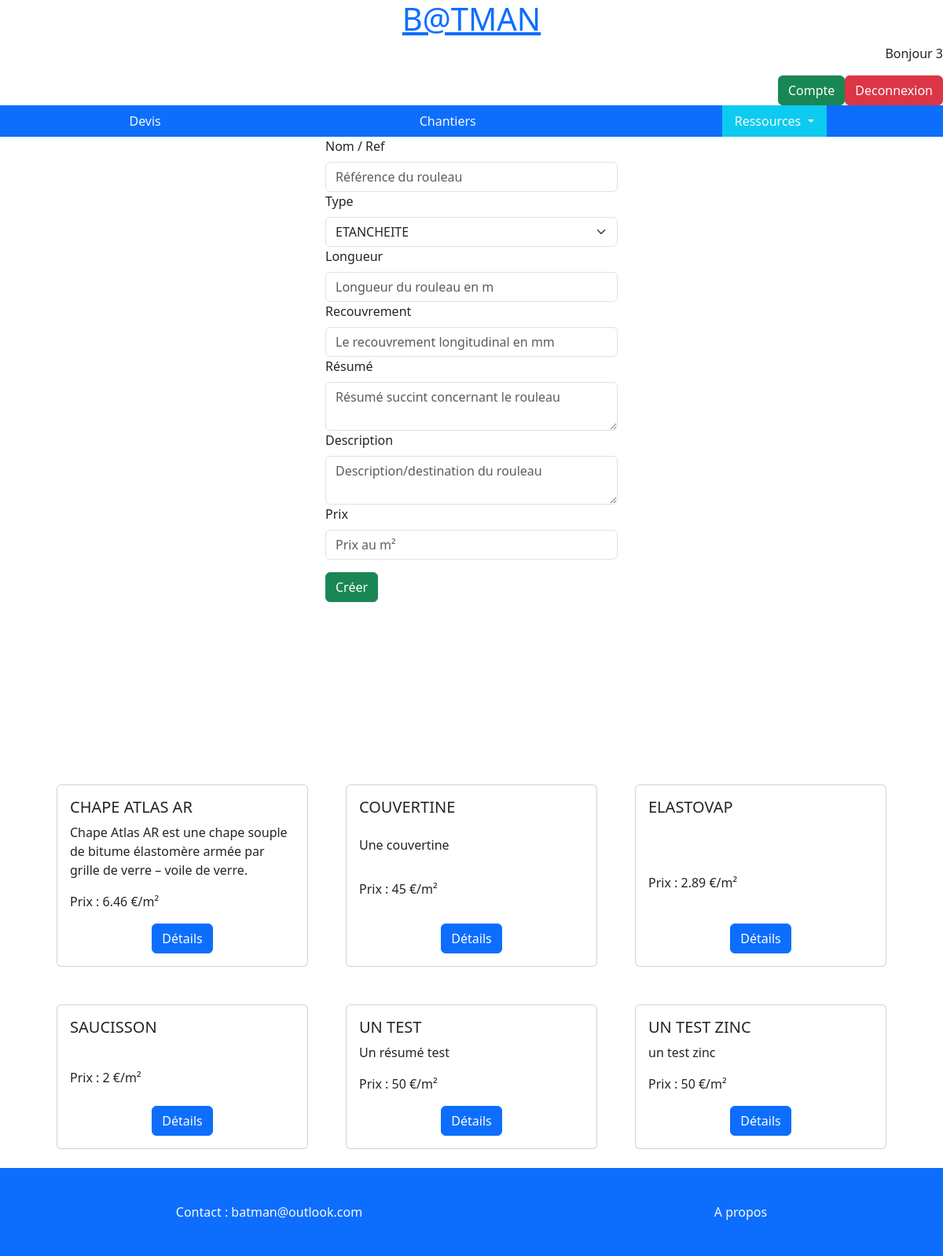
The app's page /products (signed in) with its own data.
### tables this page shows
CREATE TABLE `products` (
  `id` int(11) NOT NULL AUTO_INCREMENT,
  `type` tinyint(4) NOT NULL,
  `name` tinytext NOT NULL,
  `length` tinyint(4) NOT NULL,
  `recovery` float NOT NULL,
  `summary` tinytext NOT NULL,
  `descriptionProduct` varchar(500) DEFAULT NULL,
  `price` decimal(10,2) NOT NULL,
  PRIMARY KEY (`id`),
  UNIQUE KEY `name` (`name`) USING HASH,
  UNIQUE KEY `name_2` (`name`) USING HASH,
  KEY `type` (`type`),
  CONSTRAINT `products_ibfk_1` FOREIGN KEY (`type`) REFERENCES `type` (`id`)
);

### www/index.php (called while the page is built, shortened)
<?php
require_once APP_PATH . "/views/head.php";
require_once APP_PATH . "/controller/productController.php";
require_once APP_PATH . "/views/header.php";
$router = new Router();
$router->addRoute('GET', BASE_URL . 'test', 'testController', 'test');
$router->addRoute('GET', BASE_URL, 'UserController', 'formConnectUser');
try {
    $router->addRoute('POST', BASE_URL, 'UserController', 'connectUserController');
} catch (Exception $e) {
    $e->getMessage();
}
$router->addRoute('GET', BASE_URL . 'logout', 'UserController', 'disconnect');
$router->addRoute('POST', BASE_URL . 'addCustomer', 'customerController', 'addCustomer');
$router->addRoute('GET', BASE_URL . 'searchCustomer', 'customerController', 'searchCustomer');
$router->addRoute('GET', BASE_URL . 'estimate', 'EstimateController', 'estimate');
$router->addRoute('GET', BASE_URL . 'newEstimate', 'EstimateController', 'newEstimatePage');
$router->addRoute('GET', BASE_URL . 'createEstimate', 'EstimateController', 'newEstimate');
$router->addRoute('GET', BASE_URL . 'searchEstimate', 'EstimateController', 'searchEstimateToModify');
$router->addRoute('GET', BASE_URL . 'modifyEstimate', 'EstimateController', 'modifyEstimate');
$router->addRoute('POST', BASE_URL . 'modifyEstimate', 'EstimateController', 'updateEstimate');
$router->addRoute('POST', BASE_URL . 'saveEstimate', 'EstimateController', 'saveEstimate');
$router->addRoute('GET', BASE_URL . 'profile', 'UserController', 'profile');
$router->addRoute('GET', BASE_URL . 'updateProfile', 'UserController', 'updateProfilePage');
$router->addRoute('POST', BASE_URL . 'updateProfile', 'UserController', 'updateProfile');
$router->addRoute('GET', BASE_URL . 'updatePassword', 'UserController', 'updatePasswordPage');
$router->addRoute('POST', BASE_URL . 'updatePassword', 'UserController', 'updatePassword');
$router->addRoute('GET', BASE_URL . 'usersAccount', 'UserController', 'usersAccountPage');
$router->addRoute('POST', BASE_URL . 'addUser', 'UserController', 'addUser');
$router->addRoute('GET', BASE_URL . 'products', 'ProductController', 'products');
$router->addRoute('GET', BASE_URL . 'details', 'ProductController', 'details');
$router->addRoute('GET', BASE_URL . 'modify', 'ProductController', 'modifyProductPage');
$router->addRoute('POST', BASE_URL . 'modify', 'ProductController', 'modifyProduct');
$router->addRoute('GET', BASE_URL . 'delete', 'ProductController', 'deleteProduct');
$router->addRoute('POST', BASE_URL . 'create', 'ProductController', 'createProduct');
$router->addRoute('GET', BASE_URL . 'accounting', 'EstimateController', 'accountingPage');
$router->addRoute('GET', BASE_URL . 'estimateToRegister', 'EstimateController', 'estimateToRegister');
$router->addRoute('GET', BASE_URL . 'estimateRegistered', 'EstimateController', 'estimateRegistered');
$router->addRoute('POST', BASE_URL . 'registerdriver', 'estimateController', 'registerEstimate');
$router->addRoute('GET', BASE_URL . 'projects', 'ProjectsController', 'projectsPage');
$router->addRoute('GET', BASE_URL . 'editSituationPage', 'ProjectsController', 'editSituationPage');
$router->addRoute('POST', BASE_URL . 'saveSituation', 'ProjectsController', 'saveSituation');
$router->addRoute('GET', BASE_URL . 'orderPage', 'ProjectsController', 'orderPage');
$router->addRoute('POST', BASE_URL . 'saveOrder', 'ProjectsController', 'saveOrder');
$router->addRoute('GET', BASE_URL . 'resultsPage', 'ProjectsController', 'resultsPage');
$method = $_SERVER['REQUEST_METHOD'];
$uri = parse_url($_SERVER['REQUEST_URI'], PHP_URL_PATH);
$handler = $router->getHandler($method, $uri);
$controller = new $handler['controller']();
$action = $handler['action'];
$controller->$action();
require_once APP_PATH . "/views/footer.php";

### www/controller/productController.php (called while the page is built, shortened)
<?php
require_once APP_PATH . "/models/typesManager.php";
require_once APP_PATH . "/models/productsManager.php";
class ProductController
{
    public function products()
    {
        $productsManager = new ProductsManager();
        $rollList = $productsManager->showProducts();
        $typesManager = new TypesManager();
        $typesList = $typesManager->showTypes();
        require_once APP_PATH . '/views/products.php';
    }
}

### www/models/entities/PDOServer.php (called while the page is built, shortened)
<?php
class PDOServer
{
    public function __construct()
    {
        $dbName = "batman";
        $port = "3306";
        $userName = "batman";
        try {
            $this->db = new PDO("mysql:host=localhost; dbname=$dbName; port=$port", $userName, "cPifHwUe[cQF!Ffp");
        } catch (PDOException $e) {
            echo $e->getMessage();
            echo "La connexion à la base de donnée a échouée.";
        }
    }
}

### www/models/typesManager.php (called while the page is built, shortened)
<?php
require_once APP_PATH . "/models/entities/typesModel.php";
require_once APP_PATH . "/models/entities/PDOServer.php";
class TypesManager extends PDOServer
{
    public function showTypes()
    {
        $types = [];
        $req = $this->db->query("SELECT * FROM type ORDER BY name");
        $datas = $req->fetchAll();
        foreach ($datas as $data) {
            $type = new Types($data);
            $types[] = $type;
        }
        return $types;
    }
}

### www/models/entities/typesModel.php (called while the page is built, shortened)
<?php
class Types
{
    private int $id;
    private string $name;
    public function hydrate(array $data)
    {
        foreach ($data as $key => $value) {
            $method = "set" . ucfirst($key);
        }
    }
    public function getId()
    {
        return $this->id;
    }
    public function setId($id)
    {
        $this->id = $id;
        return $this;
    }
    public function getName()
    {
        return $this->name;
    }
    public function setName($name)
    {
        $this->name = $name;
        return $this;
    }
}

### www/models/productsManager.php (called while the page is built, shortened)
<?php
class ProductsManager extends PDOServer
{
    public function showProducts()
    {
        $products = [];
        $req = $this->db->query("SELECT * FROM products ORDER BY name");
        $req->execute();
        $datas = $req->fetchAll();
        foreach ($datas as $data) {
            $product = new Products($data);
            $products[] = $product;
        }
        return $products;
    }
}

### www/models/entities/productsModel.php (called while the page is built, shortened)
<?php
class Products
{
    private int $id;
    private string $name;
    private string $summary;
    private float $price;
    public function hydrate(array $data)
    {
        foreach ($data as $key => $value) {
            $method = "set" . ucfirst($key);
        }
    }
    public function getId()
    {
        return $this->id;
    }
    public function setId($id)
    {
        $this->id = $id;
        return $this;
    }
    public function getName()
    {
        return $this->name;
    }
    public function setName($name)
    {
        $this->name = strtoupper($name);
        return $this;
    }
    public function setLength($length)
    {
        return $this;
    }
    public function setRecovery($recovery)
    {
        return $this;
    }
    public function setDescriptionProduct($description)
    {
        return $this;
    }
    public function getPrice()
    {
        return $this->price;
    }
    public function setPrice($price)
    {
        $this->price = floatval($price);
        return $this;
    }
    public function getSummary()
    {
        return $this->summary;
    }
    public function setSummary($summary)
    {
        $this->summary = $summary;
        return $this;
    }
    public function setType($type)
    {
        return $this;
    }
}

### www/views/products.php (the view, shortened to what this page needs)
<form method="post" class="container" style="min-height:50em" action="<?= BASE_URL . 'create'; ?>">
    <div class="col-7 col-md-6 col-lg-5 col-xl-4 m-auto">
        <label class="form-label" for="name">Nom / Ref</label>
        <input type="name" name="name" id="name" class="form-control" min=1 max=100 placeholder="Référence du rouleau">
        <label class="form-label" for="type">Type</label>
        <select class="form-select" type="type" name="type" id="type" aria-label="Default select example">
            <?php foreach ($typesList as $type) { ?>
                <option class="" value="<?= $type->getID() ?>"><?= $type->getName() ?></option>
            <?php
            }
            ?>
        </select>
        <label class="form-label" for="length">Longueur</label>
        <input type="number" name="length" id="length" class="form-control" placeholder="Longueur du rouleau en m">
        <label class="form-label" for="recovery">Recouvrement</label>
        <input type="number" name="recovery" id="recovery" class="form-control" placeholder="Le recouvrement longitudinal en mm"></input>
        <label class="form-label" for="summary">Résumé</label>
        <textarea type="text" name="summary" id="summary" class="form-control" placeholder="Résumé succint concernant le rouleau"></textarea>
        <label class="form-label" for="descriptionProduct">Description</label>
        <textarea type="text" name="descriptionProduct" id="descriptionProduct" class="form-control" placeholder="Description/destination du rouleau"></textarea>
        <label class="form-label" for="price">Prix</label>
        <input type="text" name="price" id="price" class="form-control" placeholder="Prix au m²"></input>
        <input type="submit" value="Créer" class="btn btn-success mt-3">
    </div>
</form>
<div class="container">
    <section class="d-flex flex-wrap justify-content-center">
        <?php
        $products = $productsManager->showProducts();
        foreach ($products as $product) :
        ?>
            <div class="card m-4" style="width: 20rem;">
                <div class="card-body d-flex flex-column justify-content-between">
                    <h5 class="card-title"><?= $product->getName() ?></h5>
                    <p class="card-text"><?= $product->getSummary() ?></p>
                    <p class="list-group-item">Prix : <?= $product->getPrice() ?> €/m²</p>
                    <div class="text-center">
                        <a href="<?= BASE_URL . 'details?id=' . $product->getId(); ?>" class="btn btn-primary">Détails</a>
                    </div>
                </div>
            </div>
        <?php endforeach ?>
    </section>
</div>
<?php
require_once APP_PATH . "/views/footer.php";

### www/views/head.php (shortened to what this page needs)
<!DOCTYPE html>
<html lang="fr">
<head>
    <link href="https://cdn.jsdelivr.net/npm/bootstrap@5.3.3/dist/css/bootstrap.min.css" rel="stylesheet">
    <link rel="stylesheet" href="/style.css">

### www/views/header.php (shortened to what this page needs)
</head>
<body class="w-100">
    <header>
        <h1 class="text-center"><a styles="none" href="<?= BASE_URL ?>">B@TMAN</a></h1>
        <?php
        if ($_SESSION) {
            echo '<p class="text-end">Bonjour ' . $_SESSION['firstName'] . '</p>';
        ?>
            <div class="50px d-flex flex-row-reverse">
                <a href="<?= BASE_URL . 'logout'; ?>" type="button" class="btn btn-danger align-item-center">Deconnexion</a>
                <a href="<?= BASE_URL . 'profile'; ?>" type="button" class="btn btn-success">Compte</a>
            </div>
        <?php } ?>
        <ul class="nav justify-content-around bg-primary">
            <?php
            if ($_SESSION) {
                if ($_SESSION['role'] != 'Comptable' || $_SESSION['role'] != 'Assistant') {
            ?>
                    <li class="nav-item" id="navEstimate">
                        <a class="nav-link text-light" aria-current="page" href="<?= BASE_URL . 'estimate'; ?>">Devis</a>
                    </li>
                <?php
                }
                ?>
                <li class="nav-item" id="navProjects">
                    <a class="nav-link text-light" href="<?= BASE_URL . 'projects'; ?>">Chantiers</a>
                </li>
                <li class="nav-item dropdown" id="navRessources">
                    <a class="nav-link dropdown-toggle text-light" href="#" role="button" data-bs-toggle="dropdown" aria-expanded="false">
                        Ressources
                    </a>
                </li>
        </ul>
    <?php
            }
    ?>
    </header>
    <div style="min-height: 50em">

### www/views/footer.php (shortened to what this page needs)
</div>
<footer class="bg-primary d-flex justify-content-around align-items-center text-light" style="min-height: 7em">
    <div class="contact">
        Contact : batman@outlook.com
    </div>
    <div>
        A propos
    </div>
</footer>
</body>
</html>

### records on screen
products: name "CHAPE ATLAS AR", summary "Chape Atlas AR est une chape souple de bitume élastomère armée par grille de verre – voile de verre.", price "6.46"
products: name "COUVERTINE", summary "Une couvertine", price "45"
products: name "ELASTOVAP", price "2.89"
products: name "SAUCISSON", price "2"
products: name "UN TEST", summary "Un résumé test", price "50"
products: name "UN TEST ZINC", summary "un test zinc", price "50"

### other values on screen
$_SESSION['firstName'] "3"
form field type "ETANCHEITE"
